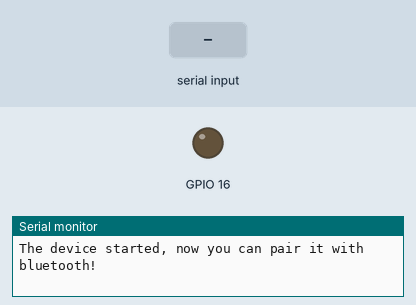
Simulated run of this sketch. Board: ESP32. Parts: output pins drawn as LEDs (lit = HIGH), the last lines printed to the serial monitor. Inputs (shaded band) come from the test bench. Nothing arrives over Bluetooth unless stated.

Above: at 1.2 s.
1.3 s: "53" received over the second serial link
At 2.4 s:
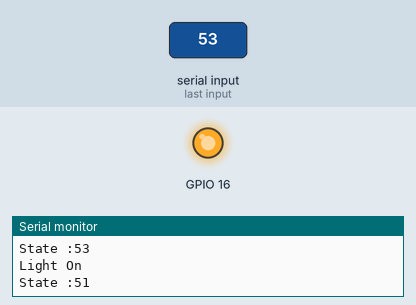
2.8 s: "53" received over Serial
Timing chart, 0 to 5.8 s (numbered marks = the images above; inputs shaded):
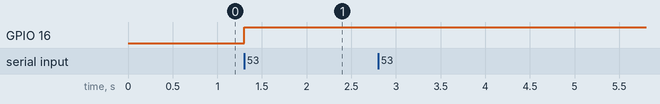

Measured:
- after the input at 1.3 s, GPIO 16: LOW → HIGH at once

The sketch:

bluet.ino
```cpp
#include "BluetoothSerial.h"
#if !defined(CONFIG_BT_ENABLED) || !defined(CONFIG_BLUEDROID_ENABLED)
#error Bluetooth is not enabled! Please run `make menuconfig` to and enable it
#endif
BluetoothSerial SerialBT;
String state;
void setup() {
pinMode(16, OUTPUT);

Serial.begin(115200);
SerialBT.begin("VINIVINI"); //Bluetooth device name
Serial.println("The device started, now you can pair it with bluetooth!");
}
void loop() {
if (Serial.available())
{
SerialBT.write(Serial.read());
Serial.println("hello");
}
if (SerialBT.available()) {
state=SerialBT.read();
Serial.print("State :");
Serial.println(state);
if (state.equals("53")) {
 digitalWrite(16, HIGH);
 Serial.println("Light On");
}
// if the state is 'LED1OFF' the led1 will turn off
else if (state.equals("54")){
digitalWrite(16, LOW);
Serial.println("Light Off");
}


}
state="";
//delay(1000);
}
```
